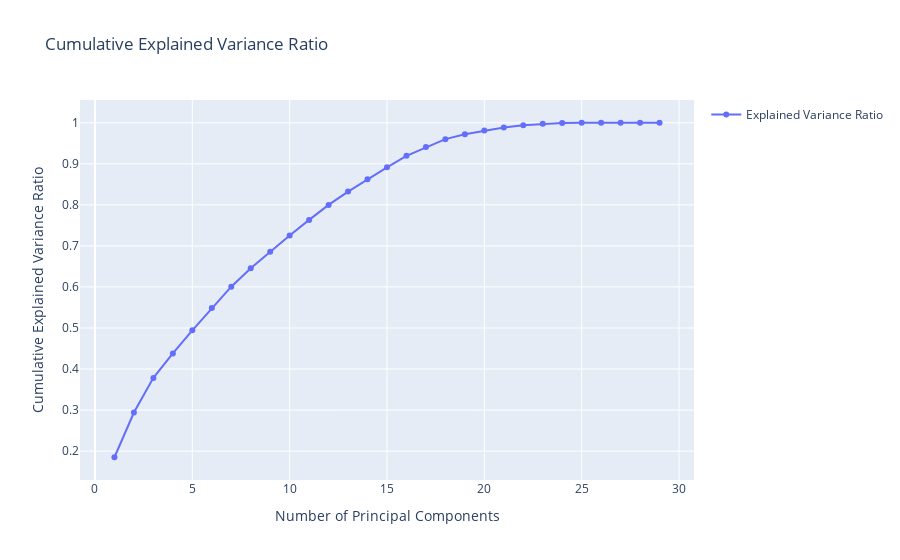

Notebook source saved alongside this figure:
### Markdown cell above
#### Dimensionality Reduction (PCA)

### Code cell
from sklearn.impute import SimpleImputer
from sklearn.decomposition import PCA
from sklearn.preprocessing import StandardScaler

# Standardize the feature matrix
scaler = StandardScaler()
feature_std = scaler.fit_transform(feature_df)


# Impute missing values with the mean of each column
imputer = SimpleImputer(strategy='mean')
feature_std_imputed = imputer.fit_transform(feature_std)

# Apply PCA on the imputed feature matrix
pca = PCA()
principal_components = pca.fit_transform(feature_std_imputed)

# Calculate the explained variance ratio for each principal component
explained_variance_ratio = pca.explained_variance_ratio_

# Plot the explained variance ratio
fig = go.Figure()
fig.add_trace(go.Scatter(x=np.arange(1, len(explained_variance_ratio) + 1), 
                         y=np.cumsum(explained_variance_ratio),
                         mode='lines+markers',
                         name='Explained Variance Ratio'))

fig.update_layout(title='Cumulative Explained Variance Ratio',
                  xaxis_title='Number of Principal Components',
                  yaxis_title='Cumulative Explained Variance Ratio',
                  showlegend=True)

fig.show()

### Figure 1 — Plotly figure (JSON) as saved in the notebook; plotly's stock layout.template omitted (floating-point values rounded to 4 significant figures)
{"data": [{"mode": "lines+markers", "name": "Explained Variance Ratio", "type": "scatter", "x": [1, 2, 3, 4, 5, 6, 7, 8, 9, 10, 11, 12, 13, 14, 15, 16, 17, 18, 19, 20, 21, 22, 23, 24, 25, 26, 27, 28, 29], "y": [0.185, 0.2939, 0.3784, 0.438, 0.4942, 0.5487, 0.6006, 0.6453, 0.6858, 0.7252, 0.7633, 0.7998, 0.8322, 0.8624, 0.8914, 0.9194, 0.9406, 0.9601, 0.9718, 0.9809, 0.9884, 0.9937, 0.9975, 0.9995, 0.9998, 1, 1, 1, 1]}], "layout": {"showlegend": true, "title": {"text": "Cumulative Explained Variance Ratio"}, "xaxis": {"title": {"text": "Number of Principal Components"}}, "yaxis": {"title": {"text": "Cumulative Explained Variance Ratio"}}}}
